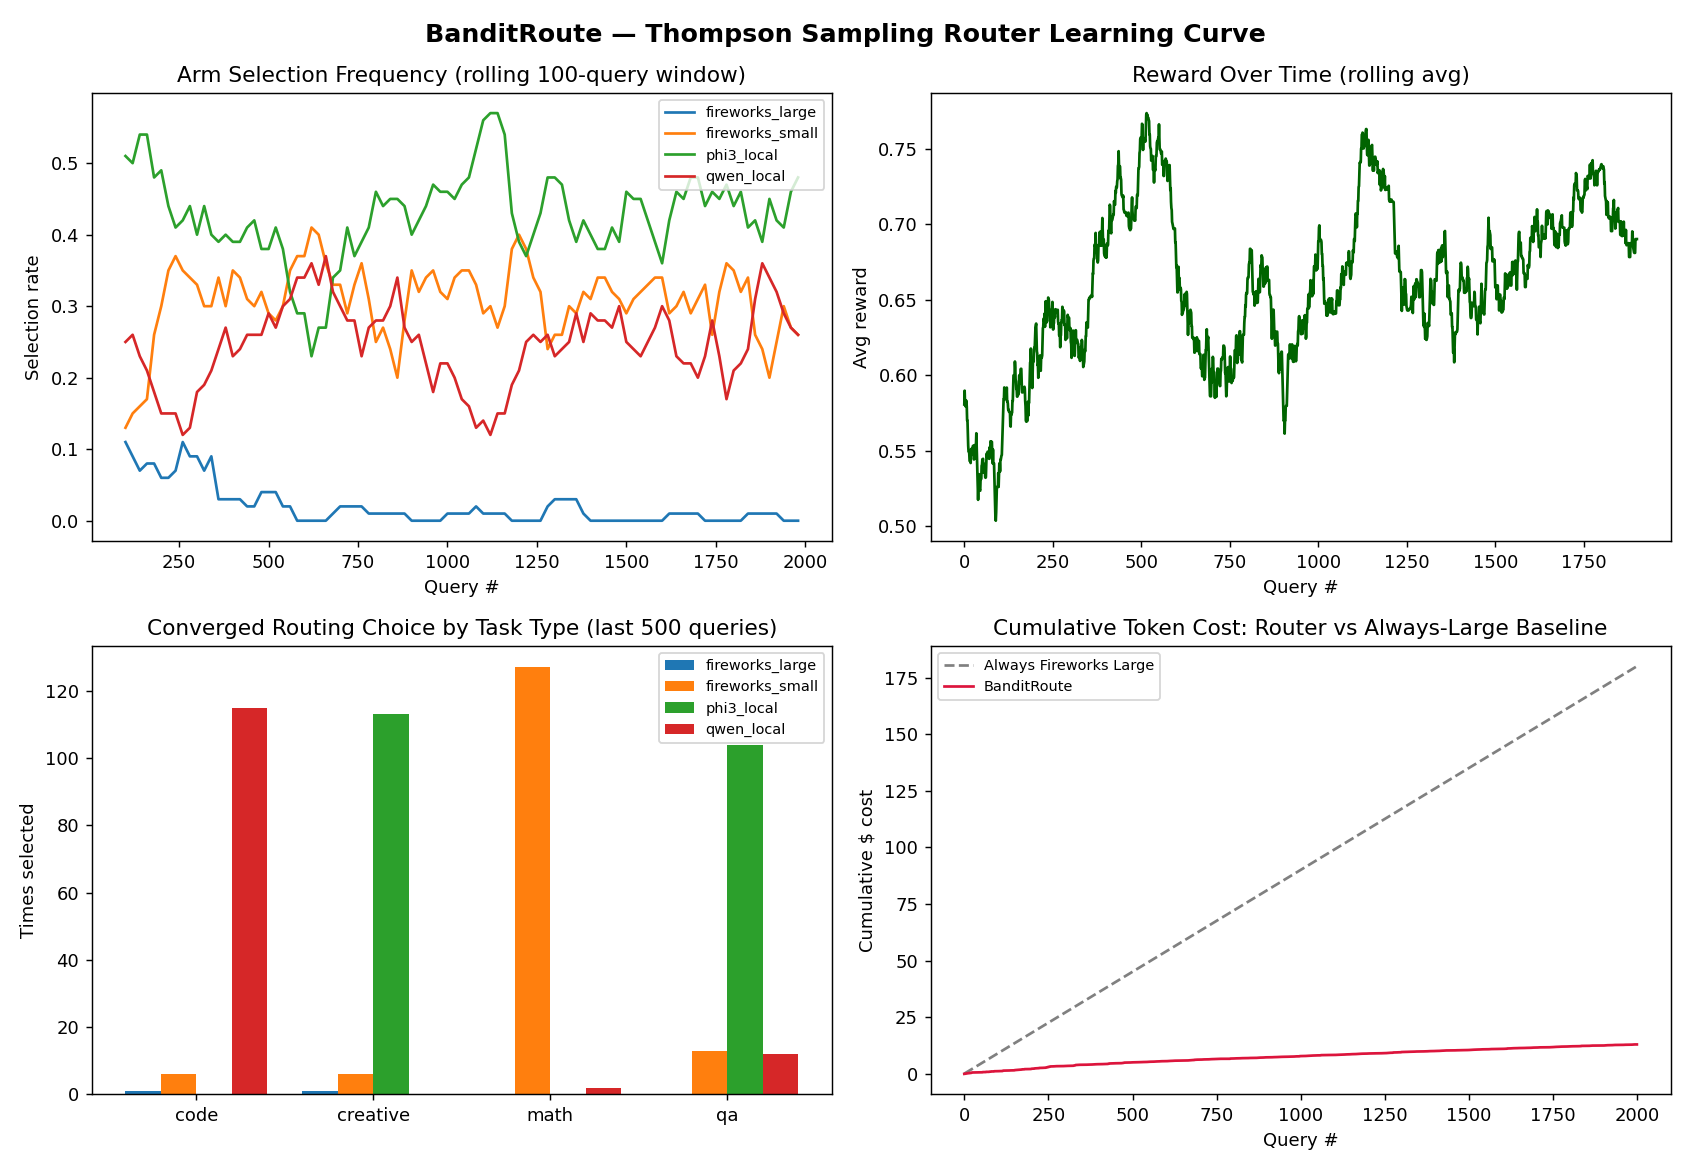

Write Python code to recreate this figure.
"""
Static dashboard: reads log.csv, produces the key plots that make the
"it's learning" story visible at a glance.
"""

import csv
import matplotlib.pyplot as plt
from collections import defaultdict, Counter
import numpy as np

LOG_PATH = "log.csv"

rows = []
with open(LOG_PATH) as f:
    for r in csv.DictReader(f):
        r["step"] = int(r["step"])
        r["correct"] = int(r["correct"])
        r["token_cost"] = float(r["token_cost"])
        r["reward"] = float(r["reward"])
        rows.append(r)

arms = sorted(set(r["arm"] for r in rows))
task_types = sorted(set(r["task_type"] for r in rows))

fig, axes = plt.subplots(2, 2, figsize=(13, 9))
fig.suptitle("BanditRoute — Thompson Sampling Router Learning Curve", fontsize=14, fontweight="bold")

# 1. Arm selection frequency over time (rolling window), overall
ax = axes[0, 0]
window = 100
counts_over_time = {a: [] for a in arms}
for i in range(window, len(rows), 20):
    chunk = rows[i-window:i]
    c = Counter(r["arm"] for r in chunk)
    for a in arms:
        counts_over_time[a].append(c.get(a, 0) / window)
xs = list(range(window, len(rows), 20))
for a in arms:
    ax.plot(xs, counts_over_time[a], label=a)
ax.set_title("Arm Selection Frequency (rolling 100-query window)")
ax.set_xlabel("Query #")
ax.set_ylabel("Selection rate")
ax.legend(fontsize=8)

# 2. Reward over time (rolling average)
ax = axes[0, 1]
rewards = [r["reward"] for r in rows]
roll = np.convolve(rewards, np.ones(window)/window, mode="valid")
ax.plot(roll, color="darkgreen")
ax.set_title("Reward Over Time (rolling avg)")
ax.set_xlabel("Query #")
ax.set_ylabel("Avg reward")

# 3. Final routing preference by task type (last 500 queries = converged behavior)
ax = axes[1, 0]
converged = rows[-500:]
data = defaultdict(lambda: defaultdict(int))
for r in converged:
    data[r["task_type"]][r["arm"]] += 1
x = np.arange(len(task_types))
width = 0.2
for i, a in enumerate(arms):
    vals = [data[t][a] for t in task_types]
    ax.bar(x + i*width, vals, width, label=a)
ax.set_xticks(x + width*1.5)
ax.set_xticklabels(task_types)
ax.set_title("Converged Routing Choice by Task Type (last 500 queries)")
ax.set_ylabel("Times selected")
ax.legend(fontsize=8)

# 4. Cumulative cost saved vs always-large baseline
ax = axes[1, 1]
large_cost_per_query = 0.09
actual_cum = np.cumsum([r["token_cost"] for r in rows])
baseline_cum = np.array([large_cost_per_query * (i+1) for i in range(len(rows))])
ax.plot(baseline_cum, label="Always Fireworks Large", linestyle="--", color="gray")
ax.plot(actual_cum, label="BanditRoute", color="crimson")
ax.set_title("Cumulative Token Cost: Router vs Always-Large Baseline")
ax.set_xlabel("Query #")
ax.set_ylabel("Cumulative $ cost")
ax.legend(fontsize=8)

plt.tight_layout()
plt.savefig("dashboard.png", dpi=130)
print("Saved dashboard.png")
